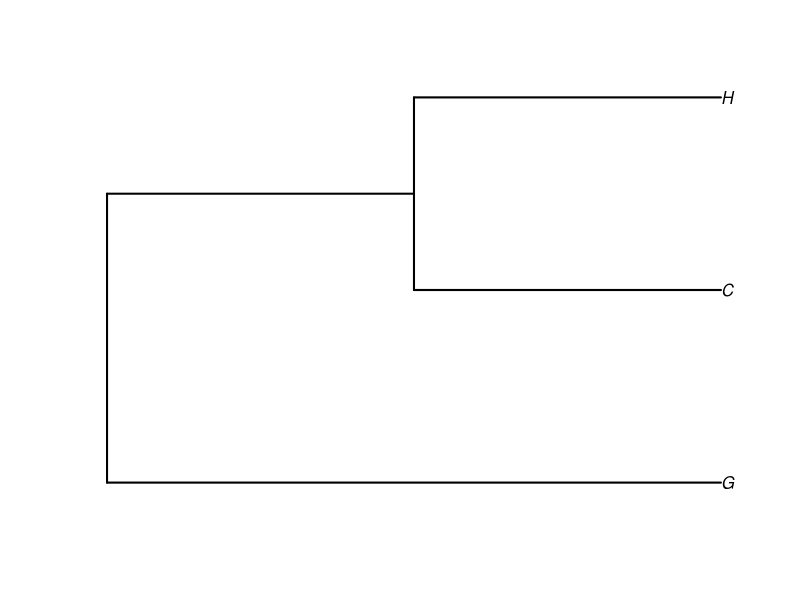
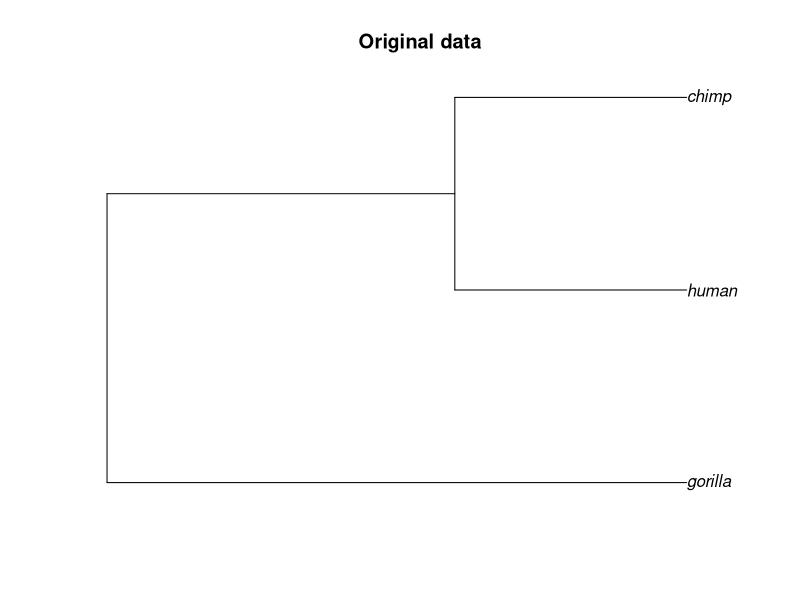
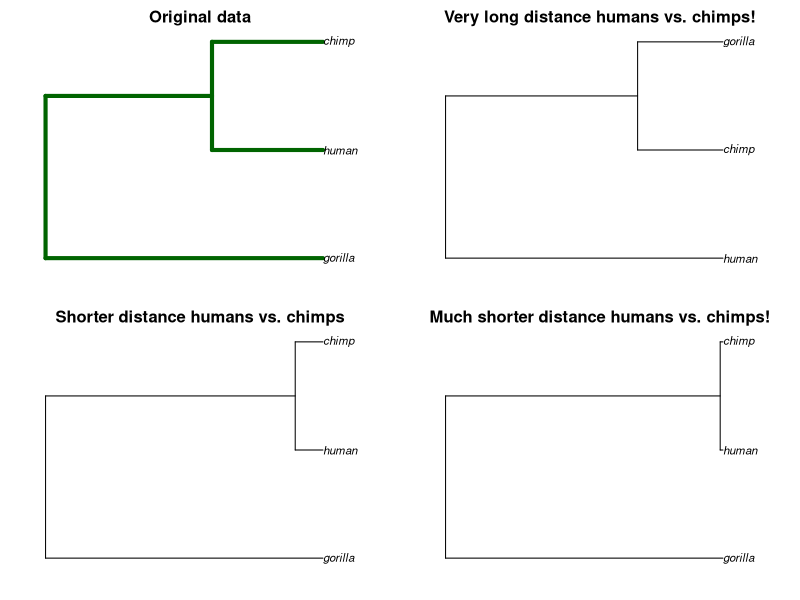

R code for these plots, in order:
## ---- chunk 1
# Potentially new packages
## install.packages("phangorn")
## install.packages("ape")

library(ape)
library(phangorn)
## ---- chunk 2
human   <- c("a","t","c","g","a","t","c","g")
chimp   <- c("a","t","c","a","a","t","c","a")
gorilla <- c("a","a","a","a","a","a","a","a")
## ---- chunk 3
length(gorilla)
## ---- chunk 4
rbind(human, chimp)
## ---- chunk 5
rbind(chimp, gorilla)
## ---- chunk 6
rbind(human, gorilla)
## ---- chunk 7
# make the matrix
dist_mat <- matrix(data = c(NA, NA, NA,
                            2, NA,NA,
                            6, 4, NA),
                  nrow = 3, 
                  byrow = T)
## ---- chunk 8
# label the matrix
colnames(dist_mat) <- c("H","C","G")
rownames(dist_mat) <- c("H","C","G")

## ---- chunk 9
# look at the output
dist_mat
## ---- chunk 10
# make vectors
human.row <- c(NA,NA,NA)
chimp.row <- c( 2,NA,NA)
gorilla.row <- c(6,4,NA)

# stack vectors by row using rbind()
dist_mat <- rbind(human.row, 
                  chimp.row, 
                  gorilla.row)

# add names
spp.names <- c("human","chimp","gorilla")
colnames(dist_mat) <- spp.names
rownames(dist_mat) <- spp.names

# look at output
dist_mat
## ---- chunk 11
# An upper triangular matrix
## make data in vectors
human.row <- c(NA,2,6)
chimp.row <- c( NA,NA,4)
gorilla.row <- c(NA,NA,NA)

# stack with ribind()
dist_mat_upper <- rbind(human.row, 
                       chimp.row, 
                       gorilla.row)

# add names
colnames(dist_mat_upper) <- spp.names
rownames(dist_mat_upper) <- spp.names
## ---- chunk 12
# lower triangular matrix:
dist_mat

# upper triangular matrix
dist_mat_upper
## ---- chunk 13
dist_mat[-1, -3]
## ---- chunk 14
# define tree
## NOTE: the string ends with a semi-colon!
str1<- c("(G,(C, H) );")

## convert character string to tree
tree1<-ape::read.tree(text=str1)

## plot tree
plot.phylo(tree1,edge.width=2, main = "")
## ---- chunk 15
my_seqs <- rbind(human, 
                 chimp, 
                 gorilla)
## ---- chunk 16
my_seqs
## ---- chunk 17
my_seqs_bin <- ape::as.DNAbin(my_seqs)
## ---- chunk 18
seq_dist0 <- ape::dist.dna(my_seqs_bin, model = "N")
## ---- chunk 19
seq_dist0
## ---- chunk 20
dist_mat
seq_dist0
## ---- chunk 21
class(dist_mat)
class(seq_dist0)
## ---- chunk 22
# input matrix
dist_mat

# covert to distance matrix
seq_dist_from_mat <- as.dist(dist_mat)

# new format
seq_dist_from_mat
## ---- chunk 23
seq_dist0
seq_dist_from_mat
## ---- chunk 24
is(seq_dist0) == is(seq_dist_from_mat)
class(seq_dist0) == class(seq_dist_from_mat)
## ---- chunk 25
seq_dist0 == seq_dist_from_mat
## ---- chunk 26
seq_upgma0 <- upgma(seq_dist0)
## ---- chunk 27
plot(seq_upgma0, main = "Original data")

## ---- chunk 28
seq.dist1 <- seq_dist0
seq.dist2 <- seq_dist0
seq.dist3 <- seq_dist0
## ---- chunk 29
seq.dist1[1]
## ---- chunk 30
seq.dist1[1] <- 20   #change from 2 to 20
seq.dist2[1] <- 0.5  #change from 2 to 0.5
seq.dist3[1] <- 0.05 #change from 2 to 0.05
## ---- chunk 31
# set up graphical parameters
par(mfrow = c(2,2), mar = c(2,2,2,2))

# build 1st tree and plot
## build tree
seq_upgma0 <- upgma(seq_dist0)

## plot, in upper left-hand corner
plot.phylo(seq_upgma0, 
           main = "Original data",
           edge.color = "darkgreen",
           edge.width = 4)

# build 2nd tree and plot
seq.upgma1 <- upgma(seq.dist1)
plot(seq.upgma1, main = "Very long distance humans vs. chimps!")

seq.upgma2 <- upgma(seq.dist2)
plot(seq.upgma2, main = "Shorter distance humans vs. chimps")


seq.upgma3 <- upgma(seq.dist3)
plot(seq.upgma3, main = "Much shorter distance humans vs. chimps!")

## ---- chunk 32
seq_dist0
## ---- chunk 33
d.min <- min(seq_dist0)
## ---- chunk 34
d.min/2
## ---- chunk 35
seq_upgma0
## ---- chunk 36
str(seq_upgma0)
## ---- chunk 37
seq_dist0
## ---- chunk 38
#distance humans to gorillas
Dh_g <- 6

#distance chimps to gorillas
Dc_g <- 4
## ---- chunk 39
Dhc_g <- (Dh_g*1 + Dc_g*1)/(1+1)
Dhc_g
## ---- chunk 40
str(seq_upgma0)
## ---- chunk 41
